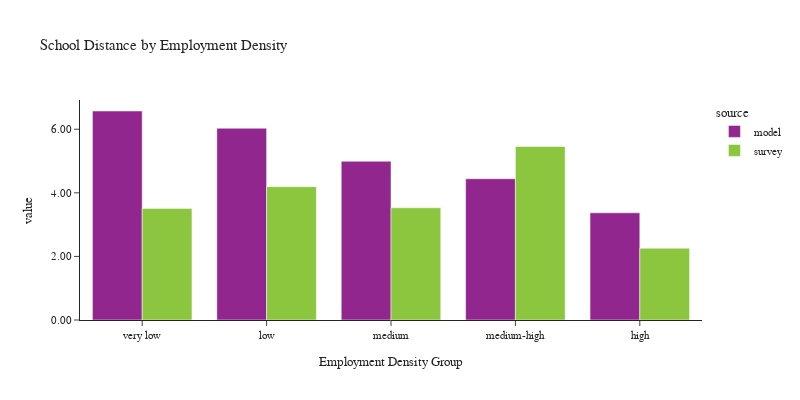

The notebook cell this image was saved under:
### Code cell
plot_school_location(df_students, 'emp_density_group', 'Employment Density', 'Employment Density Group')

### Figure 1 — Plotly figure (JSON) as saved in the notebook; plotly's stock layout.template omitted (floating-point values rounded to 4 significant figures)
{"data": [{"alignmentgroup": "True", "customdata": [[177833], [175560], [331708], [276413], [242024]], "hovertemplate": "source=model<br>emp_density_group=%{x}<br>value=%{y}<br>sample count=%{customdata[0]}<extra></extra>", "legendgroup": "model", "marker": {"color": "#91268F", "pattern": {"shape": ""}}, "name": "model", "offsetgroup": "model", "orientation": "v", "showlegend": true, "textposition": "auto", "type": "bar", "x": ["very low", "low", "medium", "medium-high", "high"], "xaxis": "x", "y": [6.574, 6.032, 4.992, 4.444, 3.371], "yaxis": "y"}, {"alignmentgroup": "True", "customdata": [[210], [170], [268], [193], [56]], "hovertemplate": "source=survey<br>emp_density_group=%{x}<br>value=%{y}<br>sample count=%{customdata[0]}<extra></extra>", "legendgroup": "survey", "marker": {"color": "#8CC63E", "pattern": {"shape": ""}}, "name": "survey", "offsetgroup": "survey", "orientation": "v", "showlegend": true, "textposition": "auto", "type": "bar", "x": ["very low", "low", "medium", "medium-high", "high"], "xaxis": "x", "y": [3.51, 4.193, 3.529, 5.457, 2.258], "yaxis": "y"}], "layout": {"barmode": "group", "font": {"size": 11}, "height": 400, "legend": {"title": {"text": "source"}, "tracegroupgap": 0}, "title": {"text": "School Distance by Employment Density"}, "width": 800, "xaxis": {"anchor": "y", "domain": [0.0, 1.0], "title": {"text": "Employment Density Group"}}, "yaxis": {"anchor": "x", "domain": [0.0, 1.0], "tickformat": ".2f", "title": {"text": "value"}}}}
